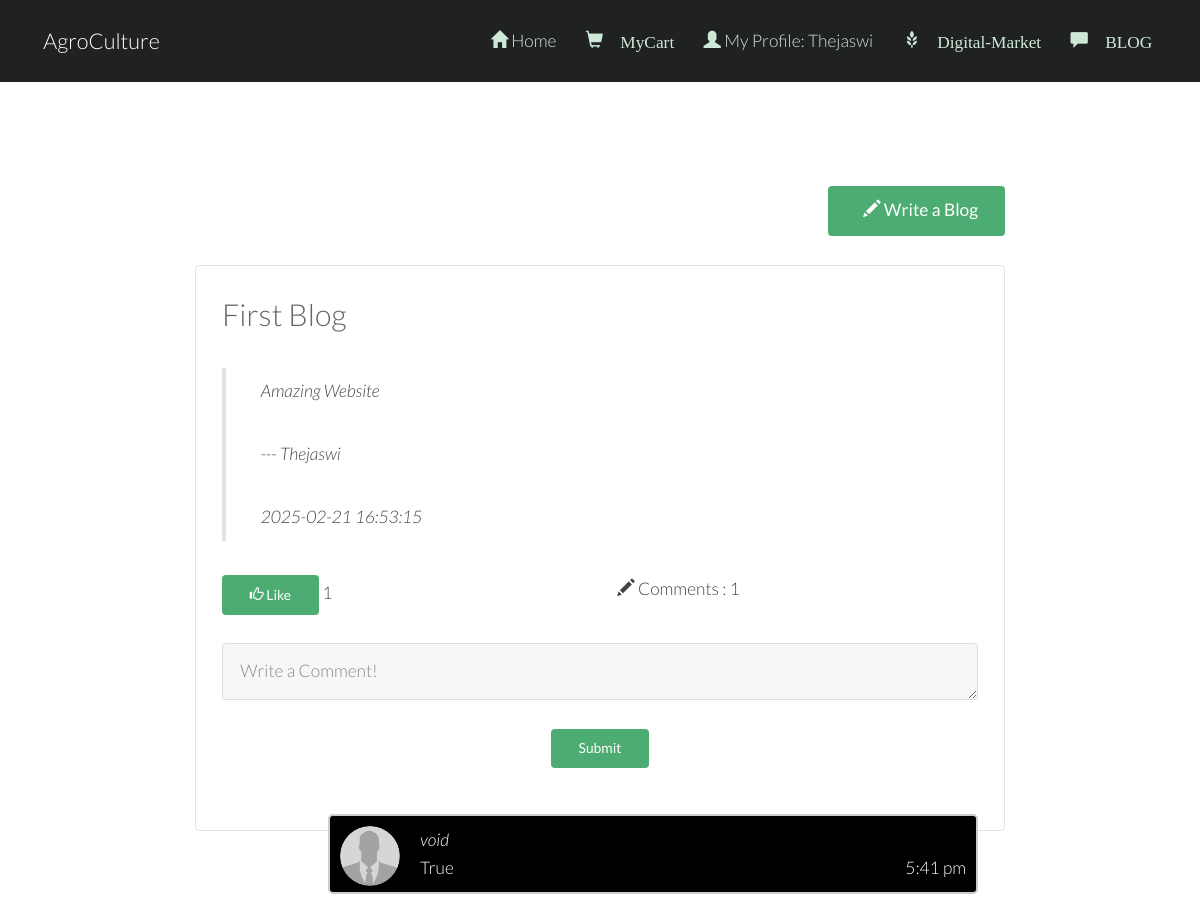
/blogView.php (signed in), run on an earlier commit of the app's database.
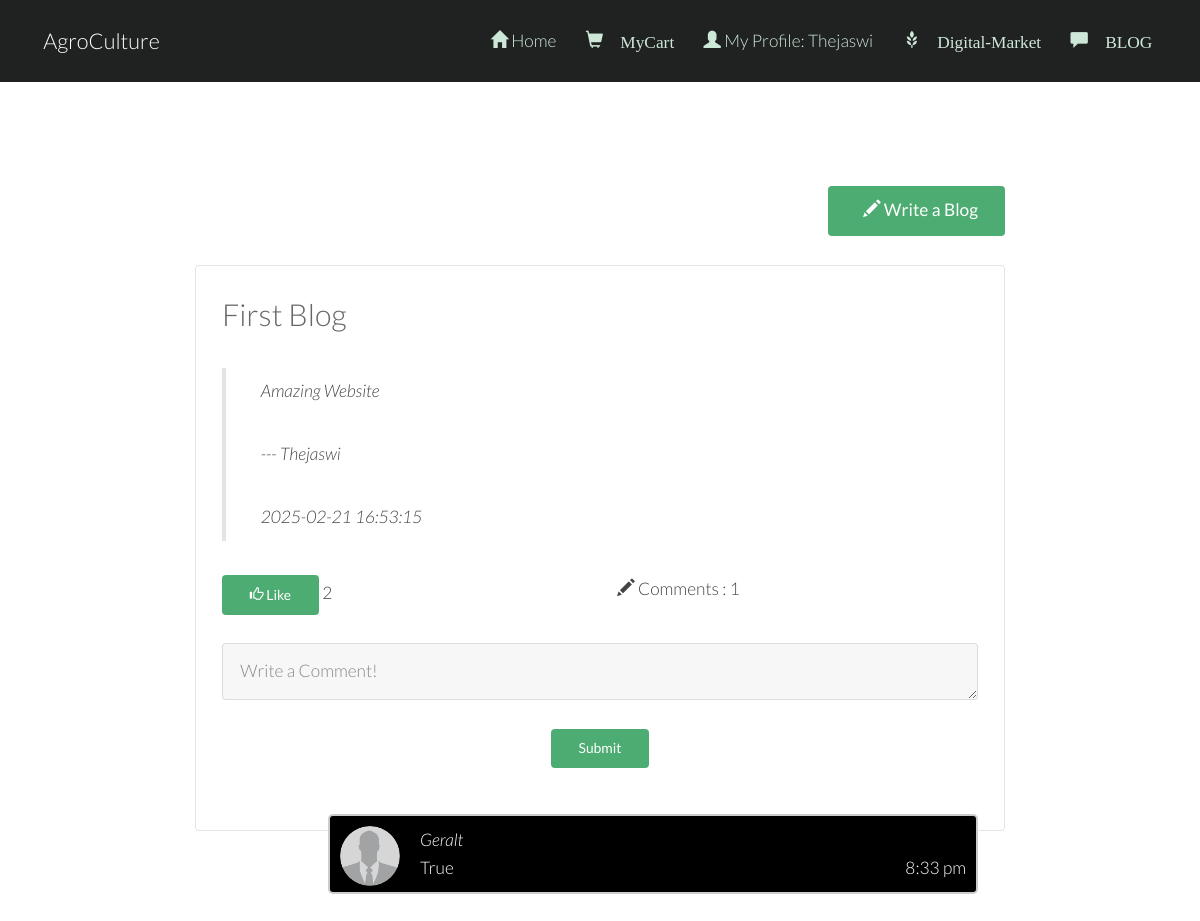
And on a later commit of the database.
### tables this page shows
CREATE TABLE `blogdata` (
  `blogId` int(10) NOT NULL,
  `blogUser` varchar(256) NOT NULL,
  `blogTitle` varchar(256) NOT NULL,
  `blogContent` longtext NOT NULL,
  `blogTime` timestamp NOT NULL DEFAULT current_timestamp(),
  `likes` int(10) NOT NULL DEFAULT 0
);

CREATE TABLE `blogfeedback` (
  `blogId` int(10) NOT NULL,
  `comment` varchar(256) NOT NULL,
  `commentUser` varchar(256) NOT NULL,
  `commentPic` varchar(256) NOT NULL DEFAULT 'profile0.png',
  `commentTime` timestamp NOT NULL DEFAULT current_timestamp()
);

### blogView.php (the view, shortened to what this page needs)
<?php
	require 'db.php';
	$sql = "SELECT * FROM blogdata ORDER BY blogId DESC";
	$result = mysqli_query($conn, $sql);
	function formatDate($date)
	{
		return date('g:i a', strtotime($date));
	}
?>
<!DOCTYPE HTML>
<html>
	<head>
        <link href="bootstrap/css/bootstrap.min.css" rel="stylesheet">
		<link rel="stylesheet" href="css/skel.css" />
		<link rel="stylesheet" href="css/style.css" />
		<link rel="stylesheet" href="css/style-xlarge.css" />
		<link rel="stylesheet" href="Blog/commentBox.css" />
	</head>
	<body class="subpage">
		<?php
			require 'menu.php';
		?>
			<section id="main" class="wrapper">
				<div class="inner">
					<div class="container" style="width: 70%">
					<div class="row uniform">
						<div class="9u 12u$(small)">
						</div>
						<div class="3u 12u$(small)">
							<a href="blogWrite.php" class="button special fit"><span class="glyphicon glyphicon-pencil"></span> Write a Blog</a>
						</div>
					</div>
					<br />
					<?php
						while($row = $result->fetch_array()) :
							$id = $row['blogId'];
							$sql = "SELECT * FROM blogfeedback WHERE blogId = '$id'";
							$result1 = mysqli_query($conn, $sql);
							$numComment = mysqli_num_rows($result1);
					?>
					<div class="box">
						<h2><?= $row['blogTitle']; ?></h2>
						<blockquote>
							<?= $row['blogContent']; ?>
							<p>--- <?= $row['blogUser']; ?></p>
							<p><?= $row['blogTime']; ?></p>
						</blockquote>
						<form method="post" action="blogView.php">
							<div class="row">
								<div class="6u 12u$(xsmall)">
									<button class = "button special small" name="<?php echo 'like'.$id; ?>">
									<span class="glyphicon glyphicon-thumbs-up"></span> Like</button>
									<span><?= $row['likes']?></span>
								</div>
								<div class="6u 12u$(xsmall)">
									<span class="glyphicon glyphicon-pencil"></span> Comments : <?= $numComment ?></button>
								</div>
								<div class="12u$">
									<br>
									<textarea name="comment" id="comment" rows="1" placeholder="Write a Comment!"></textarea>
								</div>
								<div class="12u$">
									<center>
									<br>
									<input type="submit" name="<?php echo 'submit'.$id; ?>" class="button special small" value="Submit"/>
									</center>
								</div>
							</div>
						</form>
						<?php
							if($result1) :
								while($row1 = $result1->fetch_array()) :
						?>
							<div class="con darker">
								<img src="<?php echo 'images/profileImages/'.$row1['commentPic']?>" alt="Avatar"><span><em><?= $row1['commentUser']; ?></em></span>
								<br>
								<?= $row1['comment']; ?>
								<span class="time-right"><?= formatDate($row1['commentTime']); ?></span>
							</div>
							<?php endwhile; ?>
						<?php endif; ?>
					</div>
					<?php endwhile; ?>
				</div>
			</section>
	</body>
</html>

What changed in the data, as far as the page shows it:
changed blogdata "First Blog": likes "1" → "2"
changed blogfeedback "True": commentUser "void" → "Geralt"; commentTime "5:41 pm" → "8:33 pm"
